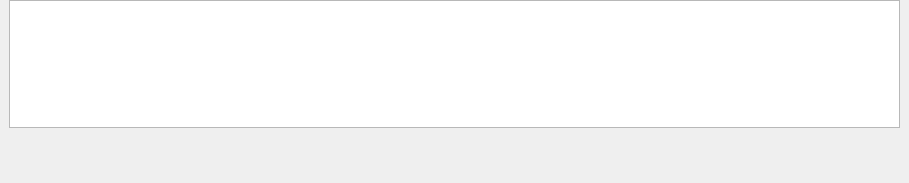
<?xml version="1.0" encoding="UTF-8"?>
<ui version="4.0">
 <class>TimelineDockWidget</class>
 <widget class="QDockWidget" name="TimelineDockWidget">
  <property name="enabled">
   <bool>true</bool>
  </property>
  <property name="geometry">
   <rect>
    <x>0</x>
    <y>0</y>
    <width>909</width>
    <height>183</height>
   </rect>
  </property>
  <property name="windowTitle">
   <string>Timeline</string>
  </property>
  <widget class="QWidget" name="dockWidgetContents">
   <layout class="QVBoxLayout" name="verticalLayout">
    <property name="topMargin">
     <number>0</number>
    </property>
    <item>
     <widget class="TimelineGraphicsView" name="view">
      <property name="alignment">
       <set>Qt::AlignLeading|Qt::AlignLeft|Qt::AlignTop</set>
      </property>
      <property name="renderHints">
       <set>QPainter::TextAntialiasing</set>
      </property>
      <property name="viewportUpdateMode">
       <enum>QGraphicsView::FullViewportUpdate</enum>
      </property>
     </widget>
    </item>
    <item>
     <widget class="QWidget" name="widget" native="true">
      <layout class="QHBoxLayout" name="horizontalLayout">
       <item>
        <spacer name="horizontalSpacer">
         <property name="orientation">
          <enum>Qt::Horizontal</enum>
         </property>
         <property name="sizeHint" stdset="0">
          <size>
           <width>40</width>
           <height>20</height>
          </size>
         </property>
        </spacer>
       </item>
       <item>
        <widget class="QPushButton" name="playButton">
         <property name="enabled">
          <bool>true</bool>
         </property>
         <property name="toolTip">
          <string>Plays from the current position forward</string>
         </property>
         <property name="text">
          <string/>
         </property>
         <property name="icon">
          <iconset>
           <normaloff>icons/animation_editing/timeline_play.png</normaloff>icons/animation_editing/timeline_play.png</iconset>
         </property>
         <property name="iconSize">
          <size>
           <width>22</width>
           <height>22</height>
          </size>
         </property>
         <property name="autoDefault">
          <bool>false</bool>
         </property>
         <property name="default">
          <bool>false</bool>
         </property>
         <property name="flat">
          <bool>true</bool>
         </property>
        </widget>
       </item>
       <item>
        <widget class="QPushButton" name="pauseButton">
         <property name="toolTip">
          <string>Pauses at current position or resumes playback at current position</string>
         </property>
         <property name="text">
          <string/>
         </property>
         <property name="icon">
          <iconset>
           <normaloff>icons/animation_editing/timeline_pause.png</normaloff>icons/animation_editing/timeline_pause.png</iconset>
         </property>
         <property name="iconSize">
          <size>
           <width>22</width>
           <height>22</height>
          </size>
         </property>
         <property name="flat">
          <bool>true</bool>
         </property>
        </widget>
       </item>
       <item>
        <widget class="QPushButton" name="stopButton">
         <property name="toolTip">
          <string>Stops playback (pauses and rewinds to the start)</string>
         </property>
         <property name="text">
          <string/>
         </property>
         <property name="icon">
          <iconset>
           <normaloff>icons/animation_editing/timeline_stop.png</normaloff>icons/animation_editing/timeline_stop.png</iconset>
         </property>
         <property name="iconSize">
          <size>
           <width>22</width>
           <height>22</height>
          </size>
         </property>
         <property name="flat">
          <bool>true</bool>
         </property>
        </widget>
       </item>
      </layout>
     </widget>
    </item>
   </layout>
  </widget>
 </widget>
 <customwidgets>
  <customwidget>
   <class>TimelineGraphicsView</class>
   <extends>QGraphicsView</extends>
   <header>ceed.editors.animation_list.visual</header>
  </customwidget>
 </customwidgets>
 <resources/>
 <connections/>
</ui>
